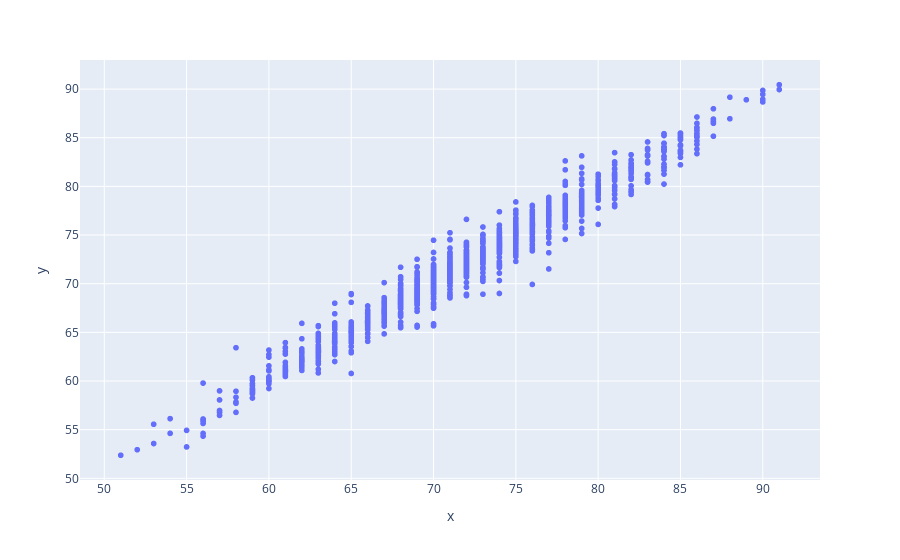

Source (notebook cell):
### Code cell
px.scatter(x = ejey, y = prediccion)

### Figure 1 — Plotly figure (JSON) as saved in the notebook; plotly's stock layout.template omitted (floating-point values rounded to 4 significant figures; data arrays with more than 128 entries replaced by an {"elided": "..."} marker saying what was removed)
{"data": [{"hovertemplate": "x=%{x}<br>y=%{y}<extra></extra>", "legendgroup": "", "marker": {"color": "#636efa", "symbol": "circle"}, "mode": "markers", "name": "", "showlegend": false, "type": "scattergl", "x": {"elided": "1842 int values"}, "xaxis": "x", "y": {"elided": "1842 float values"}, "yaxis": "y"}], "layout": {"legend": {"tracegroupgap": 0}, "margin": {"t": 60}, "xaxis": {"anchor": "y", "domain": [0, 1], "title": {"text": "x"}}, "yaxis": {"anchor": "x", "domain": [0, 1], "title": {"text": "y"}}}}
